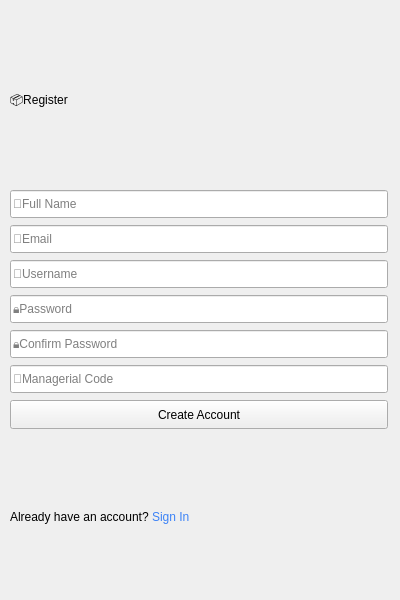
<?xml version="1.0" encoding="UTF-8"?>
<ui version="4.0">
 <class>userregistration</class>
 <widget class="QWidget" name="userregistration">
  <property name="geometry">
   <rect>
    <x>0</x>
    <y>0</y>
    <width>400</width>
    <height>600</height>
   </rect>
  </property>
  <property name="minimumSize">
   <size>
    <width>400</width>
    <height>600</height>
   </size>
  </property>
  <property name="windowTitle">
   <string>Form</string>
  </property>
  <widget class="QLineEdit" name="UsernameEdit">
   <property name="geometry">
    <rect>
     <x>10</x>
     <y>260</y>
     <width>378</width>
     <height>28</height>
    </rect>
   </property>
   <property name="placeholderText">
    <string>👤Username</string>
   </property>
  </widget>
  <widget class="QLineEdit" name="PasswordEdit">
   <property name="geometry">
    <rect>
     <x>10</x>
     <y>295</y>
     <width>378</width>
     <height>28</height>
    </rect>
   </property>
   <property name="echoMode">
    <enum>QLineEdit::EchoMode::Password</enum>
   </property>
   <property name="placeholderText">
    <string>🔒Password</string>
   </property>
  </widget>
  <widget class="QLabel" name="registerLabel">
   <property name="geometry">
    <rect>
     <x>10</x>
     <y>20</y>
     <width>378</width>
     <height>163</height>
    </rect>
   </property>
   <property name="text">
    <string>📦Register</string>
   </property>
  </widget>
  <widget class="QPushButton" name="pushButton">
   <property name="geometry">
    <rect>
     <x>10</x>
     <y>400</y>
     <width>378</width>
     <height>29</height>
    </rect>
   </property>
   <property name="text">
    <string>Create Account</string>
   </property>
  </widget>
  <widget class="QLineEdit" name="FullNameEdit">
   <property name="geometry">
    <rect>
     <x>10</x>
     <y>190</y>
     <width>378</width>
     <height>28</height>
    </rect>
   </property>
   <property name="placeholderText">
    <string>👤Full Name</string>
   </property>
  </widget>
  <widget class="QLineEdit" name="ConfirmEdit">
   <property name="geometry">
    <rect>
     <x>10</x>
     <y>330</y>
     <width>378</width>
     <height>28</height>
    </rect>
   </property>
   <property name="echoMode">
    <enum>QLineEdit::EchoMode::Password</enum>
   </property>
   <property name="placeholderText">
    <string>🔒Confirm Password</string>
   </property>
  </widget>
  <widget class="QLineEdit" name="CodeEdit">
   <property name="geometry">
    <rect>
     <x>10</x>
     <y>365</y>
     <width>378</width>
     <height>28</height>
    </rect>
   </property>
   <property name="echoMode">
    <enum>QLineEdit::EchoMode::Password</enum>
   </property>
   <property name="placeholderText">
    <string>🔑Managerial Code</string>
   </property>
  </widget>
  <widget class="QLabel" name="label_2">
   <property name="geometry">
    <rect>
     <x>10</x>
     <y>436</y>
     <width>378</width>
     <height>162</height>
    </rect>
   </property>
   <property name="text">
    <string>&lt;html&gt;&lt;head/&gt;&lt;body&gt;&lt;p&gt;Already have an account? &lt;span style=&quot; color:#3b82f6;&quot;&gt;Sign In&lt;/span&gt;&lt;/p&gt;&lt;/body&gt;&lt;/html&gt;</string>
   </property>
  </widget>
  <widget class="QLineEdit" name="EmailEdit">
   <property name="geometry">
    <rect>
     <x>10</x>
     <y>225</y>
     <width>378</width>
     <height>28</height>
    </rect>
   </property>
   <property name="placeholderText">
    <string>📧Email</string>
   </property>
  </widget>
 </widget>
 <resources/>
 <connections/>
</ui>
